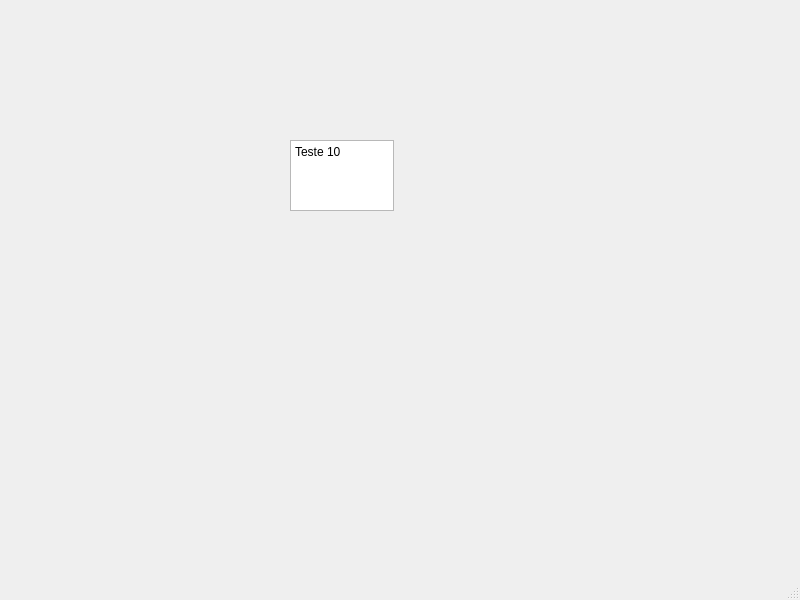
<?xml version="1.0" encoding="UTF-8"?>
<ui version="4.0">
 <class>MainWindow</class>
 <widget class="QMainWindow" name="MainWindow">
  <property name="geometry">
   <rect>
    <x>0</x>
    <y>0</y>
    <width>800</width>
    <height>600</height>
   </rect>
  </property>
  <property name="windowTitle">
   <string>MainWindow</string>
  </property>
  <widget class="QWidget" name="centralwidget">
   <widget class="QTextEdit" name="textEdit">
    <property name="geometry">
     <rect>
      <x>290</x>
      <y>140</y>
      <width>104</width>
      <height>71</height>
     </rect>
    </property>
    <property name="html">
     <string>&lt;!DOCTYPE HTML PUBLIC &quot;-//W3C//DTD HTML 4.0//EN&quot; &quot;http://www.w3.org/TR/REC-html40/strict.dtd&quot;&gt;
&lt;html&gt;&lt;head&gt;&lt;meta name=&quot;qrichtext&quot; content=&quot;1&quot; /&gt;&lt;meta charset=&quot;utf-8&quot; /&gt;&lt;style type=&quot;text/css&quot;&gt;
p, li { white-space: pre-wrap; }
hr { height: 1px; border-width: 0; }
li.unchecked::marker { content: &quot;\2610&quot;; }
li.checked::marker { content: &quot;\2612&quot;; }
&lt;/style&gt;&lt;/head&gt;&lt;body style=&quot; font-family:'Segoe UI'; font-size:9pt; font-weight:400; font-style:normal;&quot;&gt;
&lt;p style=&quot; margin-top:0px; margin-bottom:0px; margin-left:0px; margin-right:0px; -qt-block-indent:0; text-indent:0px;&quot;&gt;Teste 10&lt;/p&gt;&lt;/body&gt;&lt;/html&gt;</string>
    </property>
   </widget>
  </widget>
  <widget class="QMenuBar" name="menubar">
   <property name="geometry">
    <rect>
     <x>0</x>
     <y>0</y>
     <width>800</width>
     <height>22</height>
    </rect>
   </property>
  </widget>
  <widget class="QStatusBar" name="statusbar"/>
 </widget>
 <resources/>
 <connections/>
</ui>
